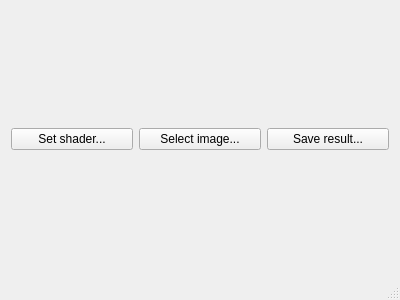
<?xml version="1.0" encoding="UTF-8"?>
<ui version="4.0">
 <class>MainWindow</class>
 <widget class="QMainWindow" name="MainWindow">
  <property name="geometry">
   <rect>
    <x>0</x>
    <y>0</y>
    <width>400</width>
    <height>300</height>
   </rect>
  </property>
  <property name="windowTitle">
   <string>QGLFilter</string>
  </property>
  <widget class="QWidget" name="centralWidget">
   <layout class="QVBoxLayout" name="verticalLayout">
    <item>
     <layout class="QVBoxLayout" name="container"/>
    </item>
    <item>
     <layout class="QHBoxLayout" name="horizontalLayout">
      <item>
       <widget class="QPushButton" name="selectShaderButton">
        <property name="text">
         <string>Set shader...</string>
        </property>
       </widget>
      </item>
      <item>
       <widget class="QPushButton" name="selectImageButton">
        <property name="text">
         <string>Select image...</string>
        </property>
       </widget>
      </item>
      <item>
       <widget class="QPushButton" name="saveButton">
        <property name="text">
         <string>Save result...</string>
        </property>
       </widget>
      </item>
     </layout>
    </item>
   </layout>
  </widget>
  <widget class="QMenuBar" name="menuBar">
   <property name="geometry">
    <rect>
     <x>0</x>
     <y>0</y>
     <width>400</width>
     <height>21</height>
    </rect>
   </property>
  </widget>
  <widget class="QStatusBar" name="statusBar"/>
 </widget>
 <layoutdefault spacing="6" margin="11"/>
 <resources/>
 <connections/>
</ui>
